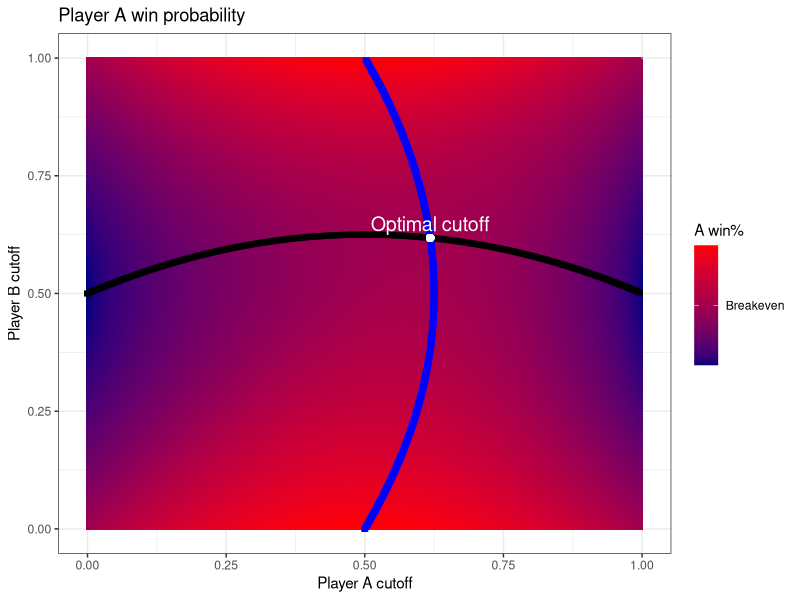

This figure's R source:
## ---- chunk 1
library(ggplot2)
library(grid)
## ---- chunk 2
library(ggplot2)
library(reshape2)
getAWinner <- function(cutoffA, cutoffB){
    intersectP <- ifelse(cutoffA>cutoffB, (((1-cutoffA)/(1-cutoffB))*.5+((1-cutoffB)-(1-cutoffA))/(1-cutoffB)),
                         1-(((1-cutoffB)/(1-cutoffA))*.5+((1-cutoffA)-(1-cutoffB))/(1-cutoffA)))
    cutoffA*cutoffB*.5 +
        cutoffA*(1-cutoffB)*((1-cutoffB)/2) +
        cutoffB*(1-cutoffA)*(1-(1-cutoffA)/2) + 
        (1-cutoffA)*(1-cutoffB)*intersectP   
}

cutoffs<- seq(0,1,.005)
resMat <- sapply(cutoffs, function(x){
    sapply(cutoffs, function(y){getAWinner(x, y)})
})

rownames(resMat) <- cutoffs
colnames(resMat) <- cutoffs
resDF <- melt(resMat)
maxesA <- apply(resMat,1,max)
maxesB <- apply(resMat,2,max)
maxDF <- data.frame(maxesA, maxesB, cutoffs)
p <- ggplot(resDF, aes(y=Var1, x=Var2))
p + geom_tile(aes(fill=value)) + xlab("Player A cutoff") + ylab("Player B cutoff") +
    ggtitle("Player A win probability") +
    scale_fill_gradientn("A win%",colours=c("navyblue","red"),breaks=.5,labels="Breakeven")+
    geom_rect(data=maxDF, aes(y=cutoffs, x=maxesB), size=.5, fill="black", colour="black", xmin=cutoffs-0.005, xmax=cutoffs+0.005, ymin=maxesB-0.005, ymax=maxesB+0.005) +
    geom_rect(data=maxDF, aes(y=maxesB, x=cutoffs), size=.5, fill="blue", colour="blue", xmin=maxesB-0.005, xmax=maxesB+0.005, ymin=cutoffs-0.005, ymax=cutoffs+0.005) +
    geom_point(x=.618,y=.618,color="white", size=2) + annotate("text",x=.618,y=.648, label="Optimal cutoff", col="white", size=5) + theme_bw()
